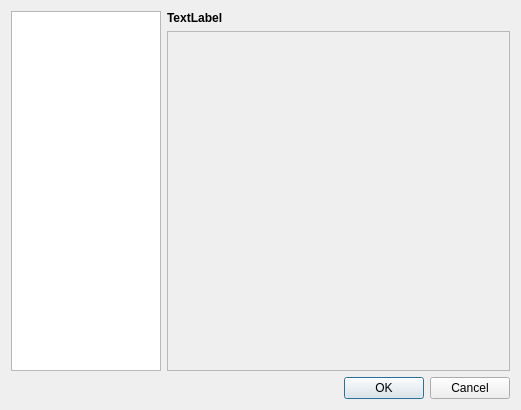
<?xml version="1.0" encoding="UTF-8"?>
<ui version="4.0">
 <class>SettingsDialog</class>
 <widget class="QDialog" name="SettingsDialog">
  <property name="geometry">
   <rect>
    <x>0</x>
    <y>0</y>
    <width>521</width>
    <height>410</height>
   </rect>
  </property>
  <property name="windowTitle">
   <string>Dialog</string>
  </property>
  <layout class="QVBoxLayout" name="verticalLayout_2">
   <item>
    <layout class="QHBoxLayout" name="configLayout">
     <item>
      <widget class="QListWidget" name="components">
       <property name="sizePolicy">
        <sizepolicy hsizetype="Maximum" vsizetype="Expanding">
         <horstretch>0</horstretch>
         <verstretch>0</verstretch>
        </sizepolicy>
       </property>
       <property name="minimumSize">
        <size>
         <width>150</width>
         <height>0</height>
        </size>
       </property>
       <property name="maximumSize">
        <size>
         <width>150</width>
         <height>16777215</height>
        </size>
       </property>
       <property name="iconSize">
        <size>
         <width>40</width>
         <height>40</height>
        </size>
       </property>
       <property name="uniformItemSizes">
        <bool>false</bool>
       </property>
      </widget>
     </item>
     <item>
      <layout class="QVBoxLayout" name="verticalLayout">
       <item>
        <layout class="QHBoxLayout" name="horizontalLayout">
         <item>
          <widget class="QLabel" name="longDescription">
           <property name="font">
            <font>
             <weight>75</weight>
             <bold>true</bold>
            </font>
           </property>
           <property name="text">
            <string>TextLabel</string>
           </property>
           <property name="textFormat">
            <enum>Qt::AutoText</enum>
           </property>
          </widget>
         </item>
         <item>
          <widget class="QLabel" name="icon">
           <property name="maximumSize">
            <size>
             <width>32</width>
             <height>32</height>
            </size>
           </property>
           <property name="text">
            <string/>
           </property>
           <property name="pixmap">
            <pixmap resource="rsc/espina.qrc">:/espina/editor.ico</pixmap>
           </property>
           <property name="scaledContents">
            <bool>true</bool>
           </property>
          </widget>
         </item>
        </layout>
       </item>
       <item>
        <widget class="QScrollArea" name="scrollArea">
         <property name="sizePolicy">
          <sizepolicy hsizetype="Expanding" vsizetype="Expanding">
           <horstretch>0</horstretch>
           <verstretch>0</verstretch>
          </sizepolicy>
         </property>
         <property name="frameShadow">
          <enum>QFrame::Plain</enum>
         </property>
         <property name="widgetResizable">
          <bool>true</bool>
         </property>
         <widget class="QWidget" name="scrollAreaWidgetContents">
          <property name="geometry">
           <rect>
            <x>0</x>
            <y>0</y>
            <width>349</width>
            <height>325</height>
           </rect>
          </property>
          <zorder>components</zorder>
         </widget>
        </widget>
       </item>
      </layout>
     </item>
    </layout>
   </item>
   <item>
    <widget class="QDialogButtonBox" name="buttonBox">
     <property name="orientation">
      <enum>Qt::Horizontal</enum>
     </property>
     <property name="standardButtons">
      <set>QDialogButtonBox::Cancel|QDialogButtonBox::Ok</set>
     </property>
    </widget>
   </item>
  </layout>
 </widget>
 <resources>
  <include location="rsc/espina.qrc"/>
 </resources>
 <connections>
  <connection>
   <sender>buttonBox</sender>
   <signal>accepted()</signal>
   <receiver>SettingsDialog</receiver>
   <slot>accept()</slot>
   <hints>
    <hint type="sourcelabel">
     <x>248</x>
     <y>254</y>
    </hint>
    <hint type="destinationlabel">
     <x>157</x>
     <y>274</y>
    </hint>
   </hints>
  </connection>
  <connection>
   <sender>buttonBox</sender>
   <signal>rejected()</signal>
   <receiver>SettingsDialog</receiver>
   <slot>reject()</slot>
   <hints>
    <hint type="sourcelabel">
     <x>316</x>
     <y>260</y>
    </hint>
    <hint type="destinationlabel">
     <x>286</x>
     <y>274</y>
    </hint>
   </hints>
  </connection>
 </connections>
</ui>
